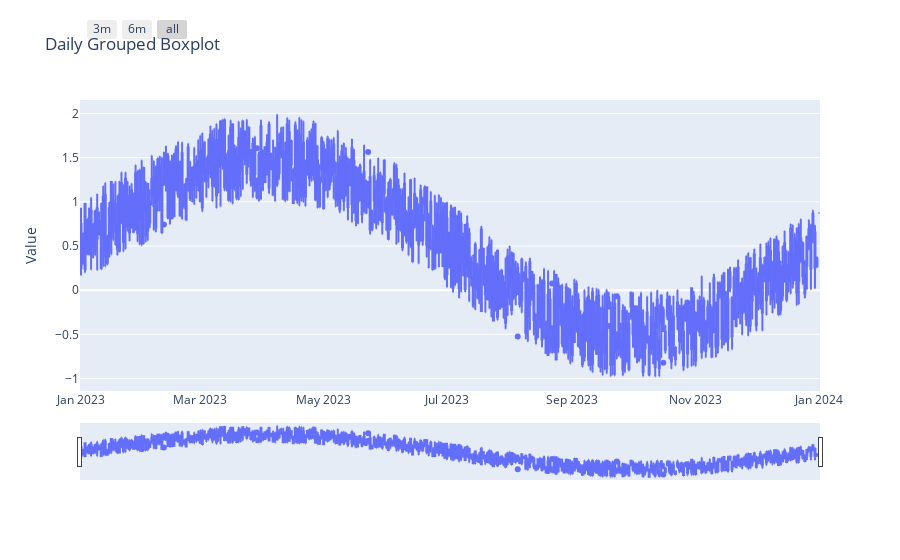

The code cell stored with this chart in its notebook:
### Code cell
import plotly.graph_objs as go

# Group values by day and calculate daily means

# Create boxplot trace
boxplot_trace = go.Box(y=df['value'], x=df.index.date)

# Create layout
layout = go.Layout(title='Daily Grouped Boxplot', yaxis=dict(title='Value'))

# Create figure
fig = go.Figure(data=[boxplot_trace], layout=layout)
fig.update_xaxes(rangeslider_visible=True,
                 rangeselector=dict(
                     buttons=list([
                         dict(count=3, label="3m", step="month", stepmode="backward"),
                         dict(count=6, label="6m", step="month", stepmode="backward"),
                         dict(step="all")]), xanchor='left',yanchor='bottom', y=1.16, x=.01))
# Show figure
fig.write_html("media/daily_boxplot.html")
fig.show()

### Figure 1 — Plotly figure (JSON) as saved in the notebook; plotly's stock layout.template omitted (floating-point values rounded to 4 significant figures; data arrays with more than 128 entries replaced by an {"elided": "..."} marker saying what was removed)
{"data": [{"type": "box", "x": {"elided": "1753 str values"}, "y": {"elided": "1753 float values"}}], "layout": {"title": {"text": "Daily Grouped Boxplot"}, "xaxis": {"rangeselector": {"buttons": [{"count": 3, "label": "3m", "step": "month", "stepmode": "backward"}, {"count": 6, "label": "6m", "step": "month", "stepmode": "backward"}, {"step": "all"}], "x": 0.01, "xanchor": "left", "y": 1.16, "yanchor": "bottom"}, "rangeslider": {"visible": true}}, "yaxis": {"title": {"text": "Value"}}}}
